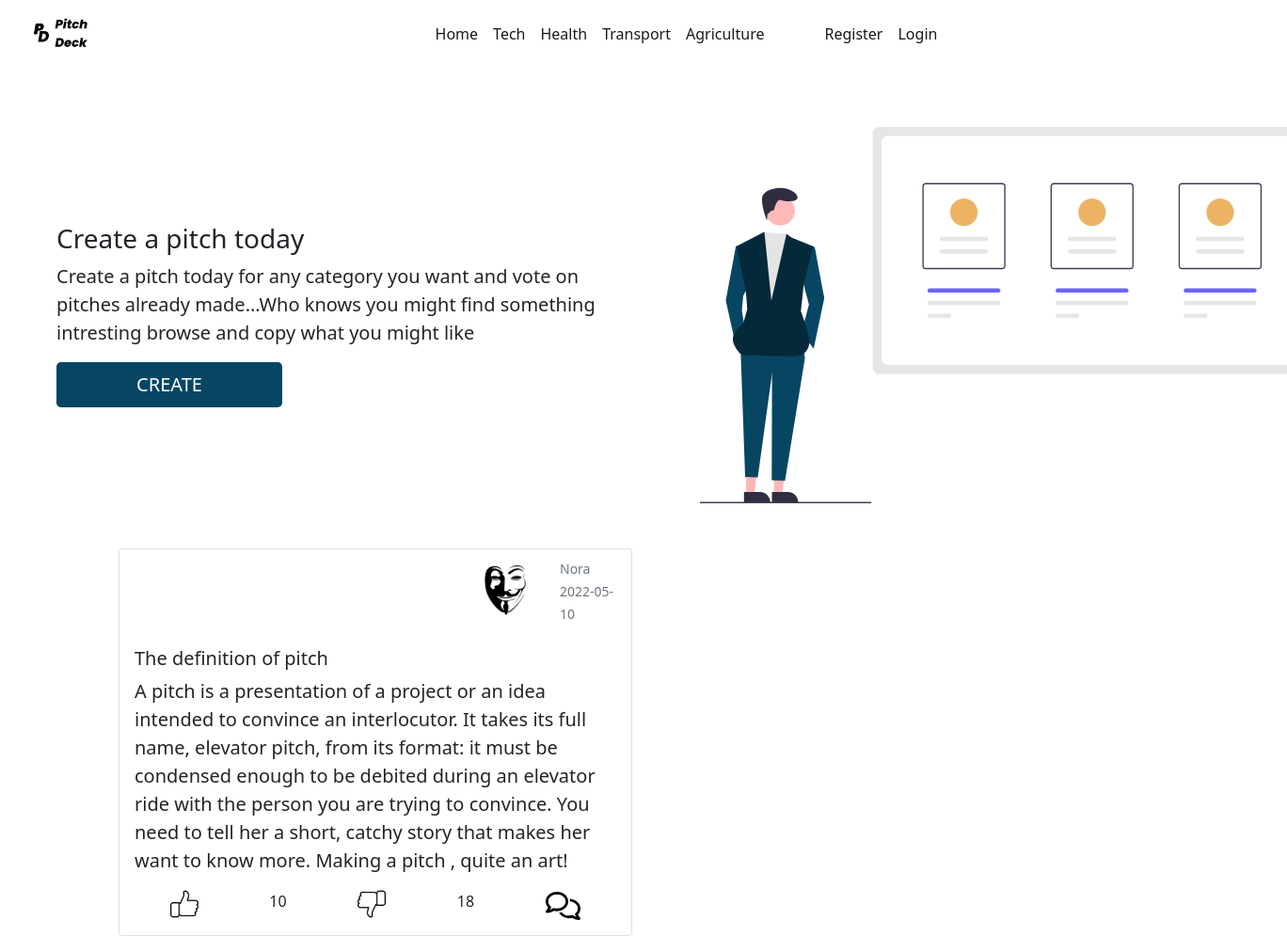
The page / on the database its author committed.
### app/models.py (models this page shows, shortened)
class Pitch(db.Model):
    id = db.Column(db.Integer, primary_key=True)
    title = db.Column(db.String, nullable=False)
    content = db.Column(db.String, nullable=False)
    likes= db.Column(db.Integer, nullable=False,default=0)
    dislikes= db.Column(db.Integer, nullable=False,default=0)
    comments= db.Column(db.String, )
    category= db.Column(db.String)
    date_created = db.Column(db.Date, nullable=False, default=datetime.utcnow)
    user_id = db.Column(db.Integer, db.ForeignKey('user.id'), nullable=False)

class User(db.Model, UserMixin):
    id = db.Column(db.Integer, primary_key=True)
    username = db.Column(db.String, nullable=False, unique=True)
    email = db.Column(db.String, nullable=False, unique=True)
    password = db.Column(db.String, nullable=False)
    profile = db.Column(db.String, nullable=False, default='anon.png')
    pitches = db.relationship('Pitch', backref='author', lazy=True)

### app/routes.py (the view)
@app.route('/')
def home():
    pitches = Pitch.query.all()
    return render_template('index.html', pitches=pitches)

### app/templates/index.html (shortened to what this page needs)
{% extends 'layout.html' %}
{% block body %}
    <div class="container-fluid mt-3">
        <div class="row">
            <div class="col-md-6  mx-auto mt-auto mb-auto px-5 ">
                <p class="h3">
                    Create a pitch today
                </p>
                <p class="lead">
                    Create a pitch today for any category you want and vote on pitches already made...Who knows you might find
                    something intresting browse and copy what you might like
                </p>
                <a href="{{url_for('create')}}" class="btn btn-lg btn-outline">CREATE</a>
            </div>
            <div class="col-md-6">
                <img src="{{url_for('static',filename='/assets/img.svg')}}" class="img-responsive f-img m-5" alt="">
            </div>
        </div>
    </div>
    <div class="container">
      <div class="row row-cols-1 row-cols-md-2 g-4">
    {% for pitch in pitches %}
        <div class="col ">
          <div class="card">
              <div class="row  p-2">
                  <div class="col-md-8"></div>
                <div class="col-md-2">
                    <img src="{{url_for('static', filename='/profiles/'+pitch.author.profile)}}" class="img-thumbnail img-fluid border border-white" alt="Profile picture" >
                </div>
                <div class="col-md-2 mx-auto mt-auto mb-auto text-muted">
                    <small>{{pitch.author.username}}</small>
                    <br>
                    <small>{{pitch.date_created}}</small>
                </div>
              </div>
            <div class="card-body">
              <h5 class="card-title">{{pitch.title}}</h5>
              <p class="card-text lead">{{pitch.content}}</p>
              <div class="d-flex justify-content-around">
                <a href="{{url_for('likes',pitchid=pitch.id)}}"><img src="{{url_for('static',filename='/assets/like.svg')}}" alt=""></a>{{pitch.likes}}
                <a href="{{url_for('dislikes',pitchid=pitch.id)}}"><img src="{{url_for('static',filename='/assets/unlike.svg')}}"  alt=""></a>{{pitch.dislikes}}
                <a  data-bs-toggle="collapse" href="#comments{{pitch.id}}" class="lead text-decoration-none">
                  <img src="{{url_for('static',filename='/assets/comment.svg')}}" height="30" alt="">
                </a>
              </div>
            </div>
          </div>
        </div>
      {% endfor %}
</div>
{% endblock %}

### app/templates/layout.html (shortened to what this page needs)
<!DOCTYPE html>
<html lang="en">
<head>
    <link rel="stylesheet" href='{{url_for('static',filename='main.css')}}'>
    <link href="https://cdn.jsdelivr.net/npm/bootstrap@5.1.3/dist/css/bootstrap.min.css"
    rel="stylesheet"
>
</head>
<body>
    <div class="container-fluid">
        <div class="container-fluid">
            <nav class="navbar navbar-expand-lg navbar-light bg-transparent">
              <div class="container-fluid">
                <a class="navbar-brand"  href="{{url_for('home')}}">
                  <img src= "{{url_for('static',filename='/assets/logo.svg')}}" alt="logo" width="75" height="45" >
                </a>
                <div class="collapse navbar-collapse justify-content-evenly " id="navbarNav">
                  <ul class="navbar-nav">
                    <li class="nav-item">
                      <a class="nav-link active" aria-current="page" href="{{url_for('home')}}">Home</a>
                    </li>
                    <li class="nav-item">
                      <a class="nav-link active" href="{{url_for('home')}}">Tech</a>
                    </li>
                    <li class="nav-item">
                      <a class="nav-link active" href="{{url_for('home')}}">Health</a>
                    </li>
                    <li class="nav-item">
                      <a class="nav-link active" href="{{url_for('home')}}">Transport</a>
                    </li>
                    <li class="nav-item me-5">
                      <a class="nav-link active" href="{{url_for('home')}}">Agriculture</a>
                      {% if current_user.is_authenticated %}
                      <li class="nav-item">
                        <a class="nav-link active " href="{{url_for('create')}}">Create</a>
                      <li class="nav-item">
                      <a class="nav-link active " href="{{url_for('account')}}">Account</a>
                      <li class="nav-item">
                      <a class="nav-link active" href="{{url_for('logout')}}">Logout</a>
                    </li>
                      {%else%}
                      {%if request.url_rule.endpoint != 'register' %}
                      <li class="nav-item">
                        <a class="nav-link active" href="{{url_for('register')}}">Register</a>
                      </li>
                      {% endif %}
                      {%if request.url_rule.endpoint != 'login'%}
                      <li class="nav-item">
                        <a class="nav-link active" href="{{url_for('login')}}">Login</a>
                      </li>
                      {%endif%}
                      {% endif %}
                </div>
              </div>
            </nav>
        </div>
        {% block body %}
        {% endblock %}
    </div>
</body>
</html>

### app/static/main.css (style rules this page uses)
.f-img { height: 50vh }
.btn { background-color: #064663 !important; box-shadow: none; background-color: transparent; height: 3rem; width: 15rem; box-shadow: none; outline: none; color: #fff!important; }

### rows shown on the page
Pitch: profile (picture), author.username "Nora", date_created "2022-05-10", title "The definition of pitch", content "A pitch is a presentation of a project or an idea intended to convince an interlocutor. It takes its full name, elevator pitch, from its format: it must be condensed enough to be debited during an elevator ride with the person you are trying to convince. You need to tell her a short, catchy story that makes her want to know more. Making a pitch , quite an art!", likes "10", dislikes "18"
